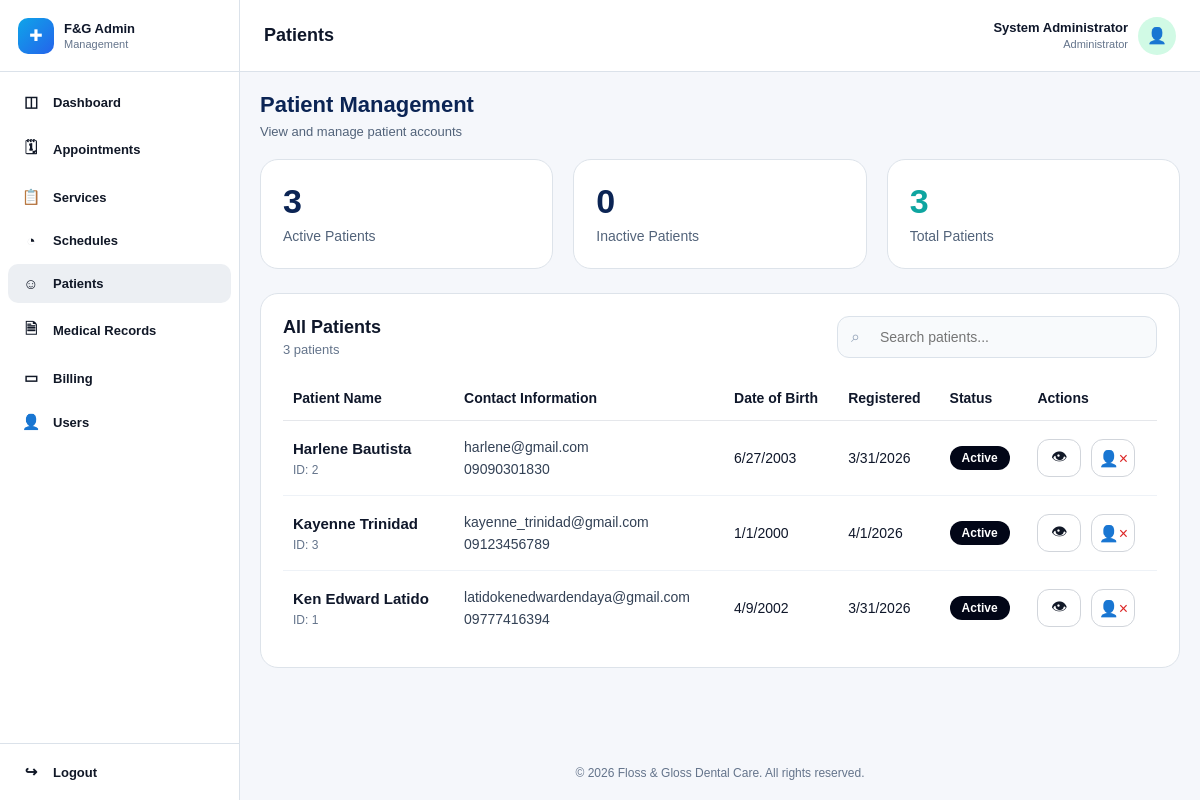
Before: /admin/manage-patients.php (signed in) with the older database file.
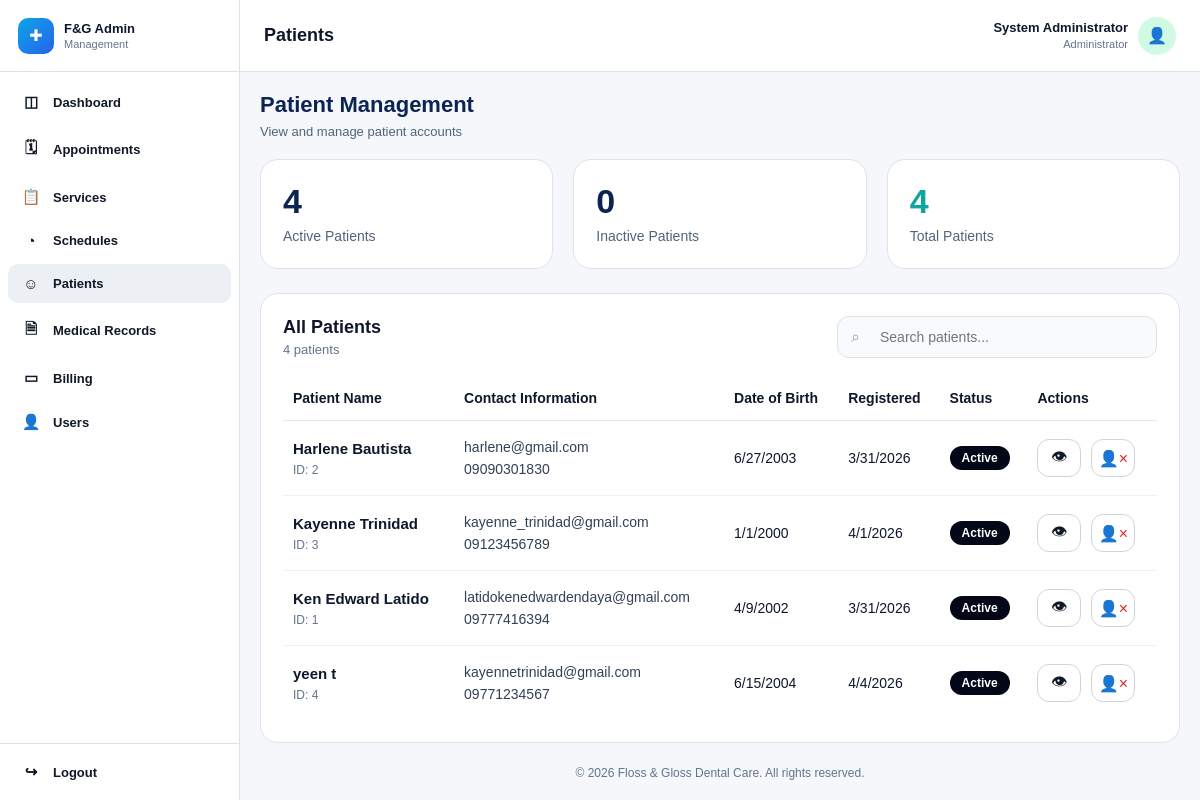
After: the same page with the newer database file.
### tables this page shows
CREATE TABLE `patient_profiles` (
  `patient_id` int(11) NOT NULL,
  `user_id` int(11) NOT NULL,
  `first_name` varchar(100) NOT NULL,
  `middle_name` varchar(100) DEFAULT NULL,
  `last_name` varchar(100) NOT NULL,
  `sex` enum('male','female','prefer_not_to_say') DEFAULT NULL,
  `birth_date` date DEFAULT NULL,
  `address` text DEFAULT NULL,
  `emergency_contact_name` varchar(150) DEFAULT NULL,
  `emergency_contact_phone` varchar(20) DEFAULT NULL,
  `notes` text DEFAULT NULL,
  `created_at` timestamp NOT NULL DEFAULT current_timestamp(),
  `updated_at` timestamp NOT NULL DEFAULT current_timestamp() ON UPDATE current_timestamp()
);

CREATE TABLE `users` (
  `user_id` int(11) NOT NULL,
  `role` enum('patient','staff','system_admin','dentist') NOT NULL,
  `email` varchar(150) NOT NULL,
  `phone` varchar(20) DEFAULT NULL,
  `password_hash` varchar(255) NOT NULL,
  `account_status` enum('active','inactive','deactivated','suspended') NOT NULL DEFAULT 'active',
  `email_verified` tinyint(1) NOT NULL DEFAULT 0,
  `created_at` timestamp NOT NULL DEFAULT current_timestamp(),
  `updated_at` timestamp NOT NULL DEFAULT current_timestamp() ON UPDATE current_timestamp()
);

### admin/manage-patients.php (the view, shortened to what the changed rows need)
<?php
require_once '../config/database.php';
function safeDate(?string $date, string $format = 'n/j/Y'): string {
    $ts = strtotime($date);
    return $ts ? date($format, $ts) : 'N/A';
}
$patients = [];
$active_count = 0;
$inactive_count = 0;
$total_count = 0;
$patients_sql = "
    SELECT
        pp.patient_id,
        pp.user_id,
        pp.first_name,
        pp.middle_name,
        pp.last_name,
        pp.birth_date,
        pp.created_at AS patient_created_at,
        u.email,
        u.phone,
        u.account_status,
        u.created_at AS user_created_at
    FROM patient_profiles pp
    INNER JOIN users u ON pp.user_id = u.user_id
    WHERE u.role = 'patient'
    ORDER BY pp.first_name ASC, pp.last_name ASC
";
$patients_result = mysqli_query($conn, $patients_sql);
if ($patients_result) {
    while ($row = mysqli_fetch_assoc($patients_result)) {
        $full_name = trim(($row['first_name'] ?? '') . ' ' . ($row['last_name'] ?? ''));
        $row['full_name'] = $full_name;
        $status = strtolower(trim($row['account_status'] ?? 'inactive'));
        $row['display_status'] = ($status === 'active') ? 'Active' : 'Inactive';
        if ($status === 'active') {
            $active_count++;
        } else {
            $inactive_count++;
        }
        $patients[] = $row;
        $total_count++;
    }
}
include("../includes/admin-header.php");
include("../includes/admin-sidebar.php");
?>
<div class="main-area">
    <div class="topbar">
        <h1>Patients</h1>
    </div>
    <div class="content">
        <div class="patients-top">
            <h2>Patient Management</h2>
        </div>
        <div class="stats-grid">
            <div class="stat-card">
                <div class="value"><?php echo $active_count; ?></div>
                <div class="label">Active Patients</div>
            </div>
            <div class="stat-card total">
                <div class="value"><?php echo $total_count; ?></div>
                <div class="label">Total Patients</div>
            </div>
        </div>
        <section class="panel">
            <div class="panel-head">
                <div class="panel-title">
                    <h3>All Patients</h3>
                    <p><?php echo $total_count; ?> patients</p>
                </div>
            </div>
            <div class="table-wrap">
                <table class="patients-table">
                    <thead>
                        <tr>
                            <th>Patient Name</th>
                            <th>Contact Information</th>
                            <th>Date of Birth</th>
                            <th>Registered</th>
                            <th>Status</th>
                            <th>Actions</th>
                        </tr>
                    </thead>
                    <tbody id="patientsTableBody">
                        <?php if (count($patients) > 0): ?>
                            <?php foreach ($patients as $patient): ?>
                                <?php
                                    $status_class = strtolower($patient['display_status']) === 'active' ? 'active' : 'inactive';
                                    $email = $patient['email'] ?? 'N/A';
                                    $phone = $patient['phone'] ?? 'N/A';
                                    $birth_date = safeDate($patient['birth_date'] ?? null, 'n/j/Y');
                                    $registered_date = safeDate($patient['user_created_at'] ?? $patient['patient_created_at'] ?? null, 'n/j/Y');
                                ?>
                                <tr
                                    data-search="<?php echo htmlspecialchars(strtolower(
                                        ($patient['full_name'] ?? '') . ' ' .
                                        ($patient['email'] ?? '') . ' ' .
                                        ($patient['phone'] ?? '') . ' ' .
                                        ($patient['patient_id'] ?? '')
                                    )); ?>"
                                >
                                    <td>
                                        <div class="patient-name"><?php echo htmlspecialchars($patient['full_name']); ?></div>
                                        <div class="patient-id">ID: <?php echo (int)$patient['patient_id']; ?></div>
                                    </td>
                                    <td>
                                        <div class="contact-line"><?php echo htmlspecialchars($email); ?></div>
                                        <div class="contact-line"><?php echo htmlspecialchars($phone ?: 'N/A'); ?></div>
                                    </td>
                                    <td><?php echo htmlspecialchars($birth_date); ?></td>
                                    <td><?php echo htmlspecialchars($registered_date); ?></td>
                                    <td>
                                        <span class="status-pill <?php echo $status_class; ?>">
                                            <?php echo htmlspecialchars($patient['display_status']); ?>
                                        </span>
                                    </td>
                                    <td>
                                        <div class="actions-wrap">
                                            <button
                                                type="button"
                                                class="icon-btn view"
                                                title="View"
                                                data-id="<?php echo (int)$patient['patient_id']; ?>"
                                                data-name="<?php echo htmlspecialchars($patient['full_name'], ENT_QUOTES); ?>"
                                                data-email="<?php echo htmlspecialchars($email, ENT_QUOTES); ?>"
                                                data-phone="<?php echo htmlspecialchars($phone ?: 'N/A', ENT_QUOTES); ?>"
                                                data-birth="<?php echo htmlspecialchars($birth_date, ENT_QUOTES); ?>"
                                                data-registered="<?php echo htmlspecialchars($registered_date, ENT_QUOTES); ?>"
                                                data-status="<?php echo htmlspecialchars($patient['display_status'], ENT_QUOTES); ?>"
                                            >👁</button>
                                            <?php $is_active = strtolower($patient['display_status']) === 'active'; ?>
                                            <a
                                                href="../actions/toggle-patient-status.php?id=<?php echo (int)$patient['patient_id']; ?>"
                                                class="icon-btn <?php echo $is_active ? 'deactivate' : 'activate'; ?>"
                                                title="<?php echo $is_active ? 'Deactivate' : 'Activate'; ?>"
                                                onclick="return confirm('Change this patient account status?');"
                                                style="<?php echo $is_active
                                                    ? ''
                                                    : 'background:#020617; color:#22c55e; border-color:#020617;'; ?>"
                                            >
                                                <?php echo $is_active ? '👤×' : '👤✓'; ?>
                                            </a>
                                        </div>
                                    </td>
                                </tr>
                            <?php endforeach; ?>
                        <?php else: ?>
                            <tr>
                                <td colspan="6" class="empty-state">No patients found.</td>
                            </tr>
                        <?php endif; ?>
                    </tbody>
                </table>
            </div>
        </section>
        <?php include("../includes/admin-footer.php"); ?>

Changed rows visible on the page:
added patient_profiles: full_name "yeen t", patient_id "4", user.email "kayennetrinidad@gmail.com", user.phone "09771234567", birth_date "6/15/2004", user.created_at "4/4/2026", display_status "Active"
Other visible differences:
$active_count: "3" → "4"
$total_count: "3" → "4"
